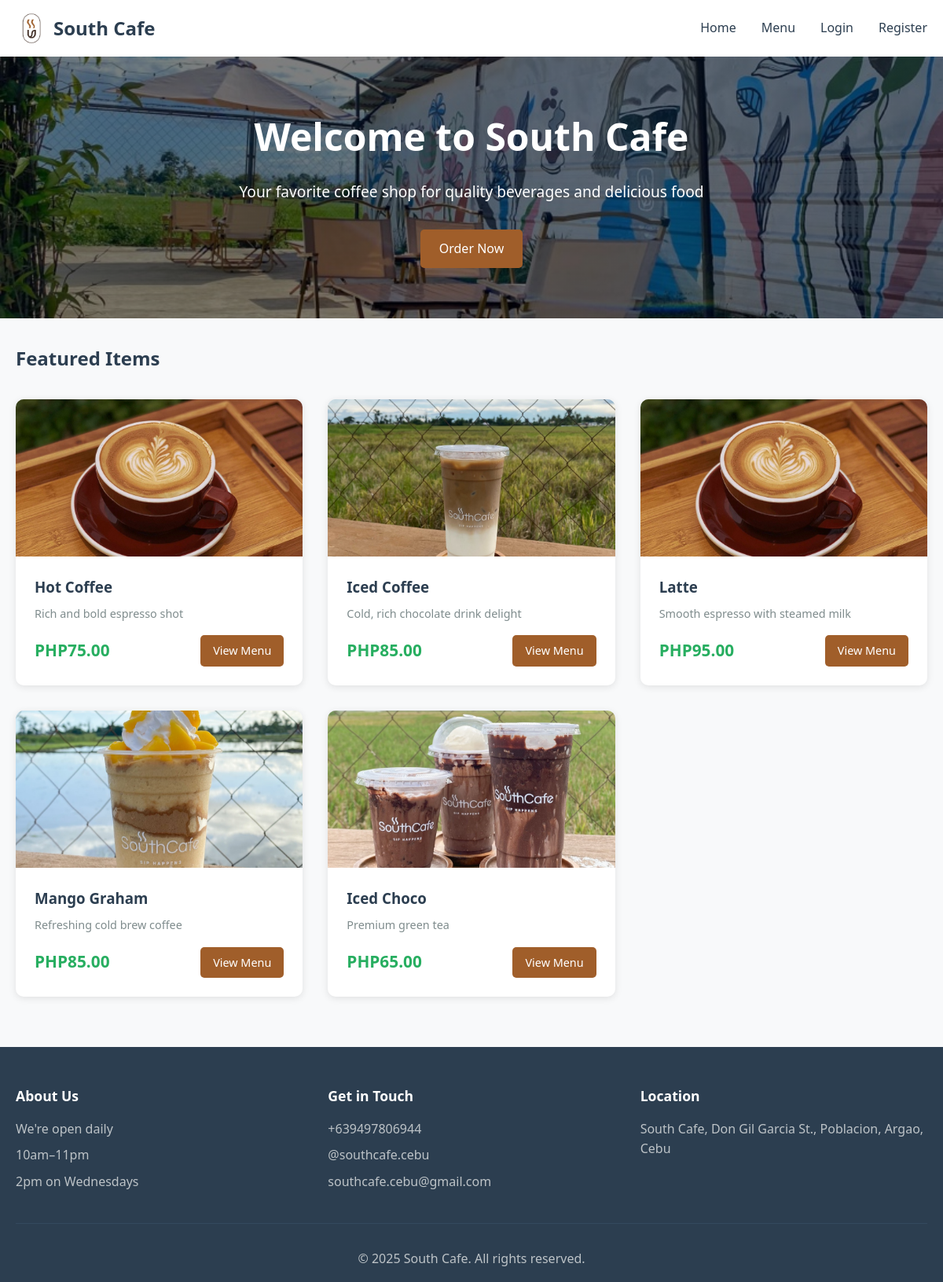
The page / on the database its author committed.
### tables this page shows
CREATE TABLE IF NOT EXISTS products (
    id INT AUTO_INCREMENT PRIMARY KEY,
    name VARCHAR(100) NOT NULL,
    description TEXT,
    price DECIMAL(10, 2) NOT NULL,
    category_id INT,
    image VARCHAR(255),
    available BOOLEAN DEFAULT TRUE,
    created_at TIMESTAMP DEFAULT CURRENT_TIMESTAMP,
    FOREIGN KEY (category_id) REFERENCES categories(id)
);

### index.php (the view, shortened to what this page needs)
<?php
require_once 'config.php';
$query = "SELECT * FROM products WHERE available = 1 ORDER BY created_at DESC LIMIT 5";
$result = mysqli_query($conn, $query);
$featured_products = mysqli_fetch_all($result, MYSQLI_ASSOC);
include 'includes/header.php';
?>
<div class="hero">
    <div class="container">
        <h1>Welcome to South Cafe</h1>
        <p>Your favorite coffee shop for quality beverages and delicious food</p>
        <a href="menu.php" class="btn btn-primary">Order Now</a>
    </div>
</div>
<div class="container">
    <section class="featured-section">
        <h2>Featured Items</h2>
        <div class="product-grid">
            <?php foreach ($featured_products as $product): ?>
                <div class="product-card">
                    <div class="product-image">
                        <img src="images/<?php echo htmlspecialchars($product['image']); ?>"
                             alt="<?php echo htmlspecialchars($product['name']); ?>"
                             onerror="this.src='images/placeholder.jpg'">
                    </div>
                    <div class="product-info">
                        <h3><?php echo htmlspecialchars($product['name']); ?></h3>
                        <p class="product-description"><?php echo htmlspecialchars($product['description']); ?></p>
                        <div class="product-footer">
                            <span class="price">PHP<?php echo number_format($product['price'], 2); ?></span>
                            <a href="menu.php" class="btn btn-small btn-primary">View Menu</a>
                        </div>
                    </div>
                </div>
            <?php endforeach; ?>
        </div>
    </section>
</div>
<?php include 'includes/footer.php'; ?>

### style.css (style rules this page uses)
* { margin: 0; padding: 0; box-sizing: border-box; }
body { font-family: 'Segoe UI', Tahoma, Geneva, Verdana, sans-serif; line-height: 1.6; color: #333; background-color: #f8f9fa; }
.container { max-width: 1200px; margin: 0 auto; padding: 0 20px; }
.hero { background: linear-gradient(rgba(0, 0, 0, 0.5), rgba(0, 0, 0, 0.5)), url('images/home-bg.jpg'); background-size: cover; background-position: center; background-repeat: no-repeat; color: white; padding: 4rem 0; text-align: center; margin-bottom: 2rem; }
.hero h1 { font-size: 3rem; margin-bottom: 1rem; }
.hero p { font-size: 1.2rem; margin-bottom: 2rem; }
.btn { display: inline-block; padding: 0.75rem 1.5rem; border: none; border-radius: 5px; cursor: pointer; text-decoration: none; transition: all 0.3s; font-size: 1rem; }
.btn-primary { background-color: #A05E2A; color: white; }
.btn-small { padding: 0.5rem 1rem; font-size: 0.9rem; }
.product-grid { display: grid; grid-template-columns: repeat(auto-fill, minmax(280px, 1fr)); gap: 2rem; margin: 2rem 0; }
.product-card { background: white; border-radius: 10px; overflow: hidden; box-shadow: 0 2px 10px rgba(0,0,0,0.1); transition: transform 0.3s; }
.product-image { position: relative; height: 200px; overflow: hidden; background-color: #ecf0f1; }
.product-image img { width: 100%; height: 100%; object-fit: cover; }
.product-info { padding: 1.5rem; }
.product-info h3 { margin-bottom: 0.5rem; color: #2c3e50; }
.product-description { color: #7f8c8d; font-size: 0.9rem; margin-bottom: 1rem; }
.product-footer { display: flex; justify-content: space-between; align-items: center; margin-top: 1rem; }
.price { font-size: 1.3rem; font-weight: bold; color: #27ae60; }
.featured-section h2 { margin: 2rem 0 1rem 0; color: #2c3e50; }

### rows shown on the page
products: image (picture), name "Hot Coffee", description "Rich and bold espresso shot", price "75.00"
products: image (picture), name "Iced Coffee", description "Cold, rich chocolate drink delight", price "85.00"
products: name "Latte", description "Smooth espresso with steamed milk", price "95.00"
products: image (picture), name "Mango Graham", description "Refreshing cold brew coffee", price "85.00"
products: image (picture), name "Iced Choco", description "Premium green tea", price "65.00"
